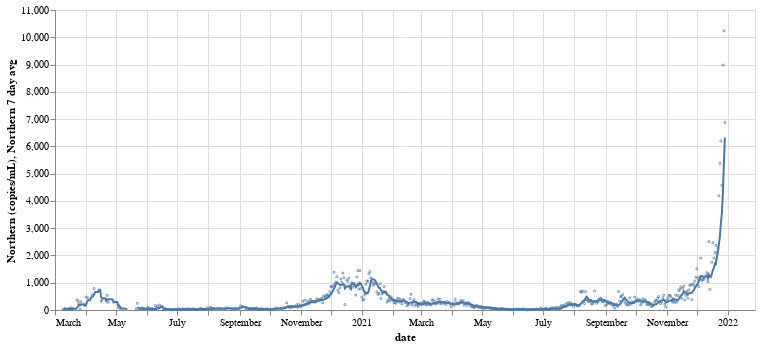

Notebook code for this chart:
### Code cell
def plot(df, low, high, daily, weekly_avg):
    alt.renderers.set_embed_options(theme='light')
    line = alt.Chart(df).mark_line().encode(
        x="date",
        y=weekly_avg,
    )
    dots = alt.Chart(df).mark_point(
        size=1,
    ).encode(
        x="date",
        y=daily,
    )
    return (dots + line).properties(width=700, height=300)

plot(
    df,
    low = "Northern Low Confidence Interval",
    high = "Northern High Confidence Interval",
    daily = "Northern (copies/mL)",
    weekly_avg = "Northern 7 day avg"
)

### Figure 1 — Vega-Lite specification as saved in the notebook (floating-point values rounded to 4 significant figures; data arrays with more than 128 entries replaced by an {"elided": "..."} marker saying what was removed)
{"config": {"view": {"continuousWidth": 400, "continuousHeight": 300}}, "layer": [{"mark": {"type": "point", "size": 1}, "encoding": {"x": {"field": "date", "type": "temporal"}, "y": {"field": "Northern (copies/mL)", "type": "quantitative"}}}, {"mark": "line", "encoding": {"x": {"field": "date", "type": "temporal"}, "y": {"field": "Northern 7 day avg", "type": "quantitative"}}}], "data": {"name": "data-b8e69824499494c7fd833a329ab750b1"}, "height": 300, "width": 700, "$schema": "https://vega.github.io/schema/vega-lite/v4.17.0.json", "datasets": {"data-b8e69824499494c7fd833a329ab750b1": {"elided": "690 records"}}}
